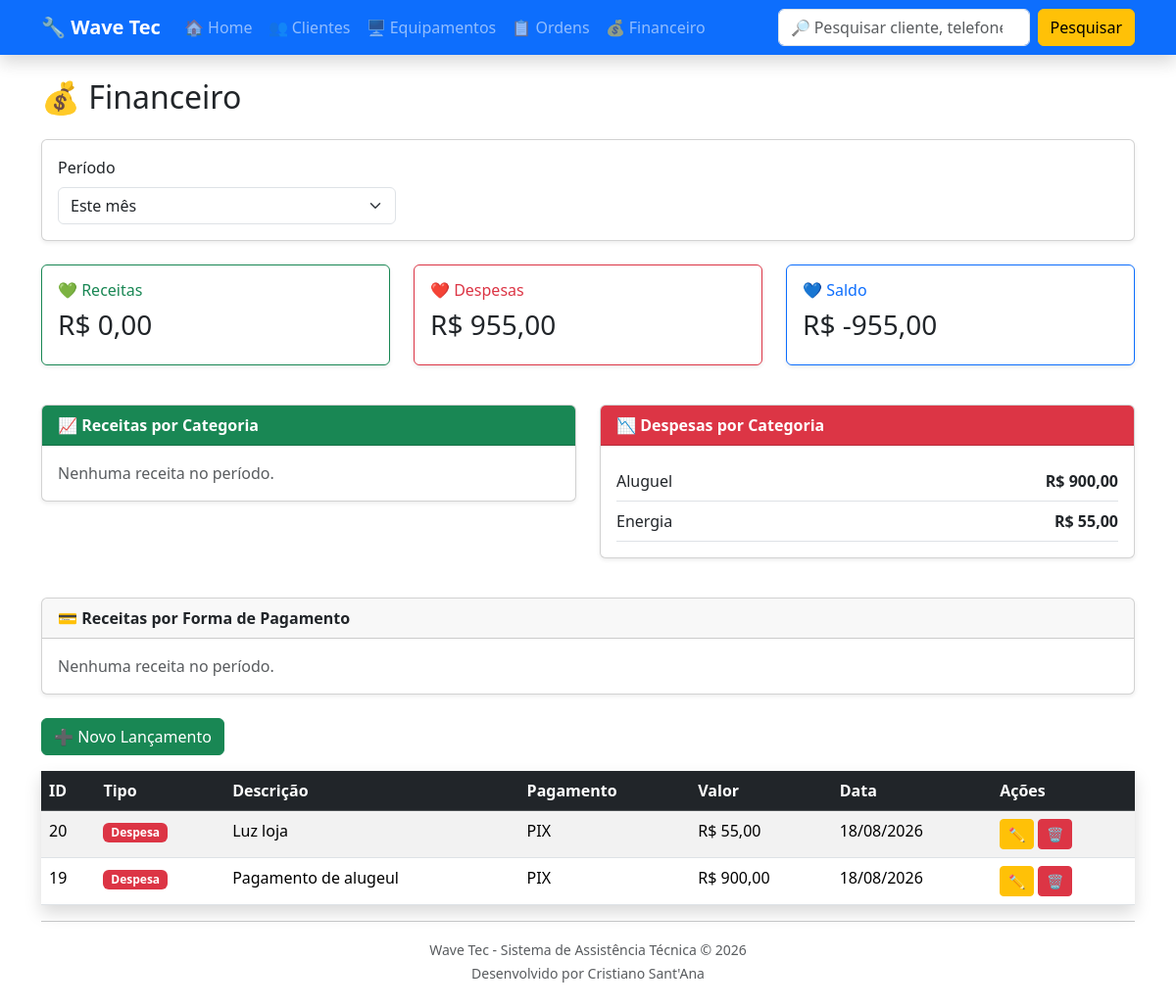
Screenshot of /financeiro/ with the database file from the repository.
### financeiro/models.py (models this page shows, shortened)
class Lancamento(models.Model):
    TIPO_CHOICES = [
        ("RECEITA", "Receita"),
        ("DESPESA", "Despesa"),
    ]
    CATEGORIA_CHOICES = [
        ("SERVICOS", "Serviços"),
        ("PECAS", "Peças"),
        ("ENERGIA", "Energia"),
        ("ALUGUEL", "Aluguel"),
        ("MATERIAL", "Material"),
        ("OUTROS", "Outros"),
    ]
    FORMA_PAGAMENTO = [
        ("DINHEIRO", "Dinheiro"),
        ("PIX", "PIX"),
        ("CARTAO", "Cartão"),
        ("TRANSFERENCIA", "Transferência"),
    ]
    tipo = models.CharField(
        max_length=10,
        choices=TIPO_CHOICES
    )
    categoria = models.CharField(
        max_length=20,
        choices=CATEGORIA_CHOICES,
        default="OUTROS"
    )
    descricao = models.CharField(
        max_length=200
    )
    valor = models.DecimalField(
        max_digits=10,
        decimal_places=2
    )
    data = models.DateField(
        auto_now_add=True
    )
    forma_pagamento = models.CharField(
        max_length=20,
        choices=FORMA_PAGAMENTO
    )
    observacoes = models.TextField(
        blank=True
    )
    ordem = models.OneToOneField(
        OrdemServico,
        on_delete=models.SET_NULL,
        null=True,
        blank=True,
        related_name="lancamento_financeiro"
    )
    criado_em = models.DateTimeField(
        auto_now_add=True
    )
    class Meta:
        ordering = ["-data", "-id"]
        verbose_name = "Lançamento"
        verbose_name_plural = "Financeiro"

### financeiro/views.py (the view, shortened to what this page needs)
def lista_financeiro(request):
    hoje = timezone.localdate()
    periodo = request.GET.get("periodo", "mes")
    data_inicio = request.GET.get("data_inicio", "")
    data_fim = request.GET.get("data_fim", "")
    lancamentos = Lancamento.objects.all()
    if periodo == "hoje":
        lancamentos = lancamentos.filter(
            data=hoje
        )
    elif periodo == "mes":
        lancamentos = lancamentos.filter(
            data__year=hoje.year,
            data__month=hoje.month
        )
    elif periodo == "ano":
        lancamentos = lancamentos.filter(
            data__year=hoje.year
        )
    lancamentos = lancamentos.order_by(
        "-data",
        "-id"
    )
    total_receitas = (
        lancamentos
        .filter(tipo="RECEITA")
        .aggregate(total=Sum("valor"))
        ["total"]
        or Decimal("0.00")
    )
    total_despesas = (
        lancamentos
        .filter(tipo="DESPESA")
        .aggregate(total=Sum("valor"))
        ["total"]
        or Decimal("0.00")
    )
    saldo = total_receitas - total_despesas
    receitas_categoria = (
        lancamentos
        .filter(tipo="RECEITA")
        .values("categoria")
        .annotate(total=Sum("valor"))
        .order_by("-total")
    )
    despesas_categoria = (
        lancamentos
        .filter(tipo="DESPESA")
        .values("categoria")
        .annotate(total=Sum("valor"))
        .order_by("-total")
    )
    for item in despesas_categoria:
        item["categoria_nome"] = dict(
            Lancamento.CATEGORIA_CHOICES
        ).get(
            item["categoria"],
            item["categoria"]
        )
    formas_pagamento = {}
    for lancamento in lancamentos.filter(tipo="RECEITA"):
        forma = lancamento.get_forma_pagamento_display()
        if forma not in formas_pagamento:
            formas_pagamento[forma] = Decimal("0.00")
        formas_pagamento[forma] += lancamento.valor
    formas_pagamento = sorted(
        [
            {
                "forma_pagamento": forma,
                "total": total,
            }
            for forma, total in formas_pagamento.items()
        ],
        key=lambda item: item["total"],
        reverse=True
    )
    return render(
        request,
        "financeiro/lista_financeiro.html",
        {
            "lancamentos": lancamentos,
            "total_receitas": total_receitas,
            "total_despesas": total_despesas,
            "saldo": saldo,
            "receitas_categoria": receitas_categoria,
            "despesas_categoria": despesas_categoria,
            "formas_pagamento": formas_pagamento,
            "periodo": periodo,
            "data_inicio": data_inicio,
            "data_fim": data_fim,
        }
    )

### financeiro/templates/financeiro/lista_financeiro.html (shortened to what this page needs)
{% extends "base.html" %}
{% block content %}
<h2 class="mb-4">
    💰 Financeiro
</h2>
<div class="card shadow-sm mb-4">
    <div class="card-body">
        <form method="GET">
            <div class="row align-items-end">
                <div class="col-md-4">
                    <label class="form-label">
                        Período
                    </label>
                    <select
                        name="periodo"
                        class="form-select"
                        onchange="this.form.submit()">
                        <option
                            value="mes"
                            {% if periodo == "mes" %}selected{% endif %}>
                            Este mês
                        </option>
                    </select>
                </div>
            </div>
        </form>
    </div>
</div>
<div class="row mb-4">
    <div class="col-md-4 mb-3">
        <div class="card shadow-sm border-success">
            <div class="card-body">
                <h6 class="text-success">
                    💚 Receitas
                </h6>
                <h3>
                    R$ {{ total_receitas|floatformat:2 }}
                </h3>
            </div>
        </div>
    </div>
    <div class="col-md-4 mb-3">
        <div class="card shadow-sm border-danger">
            <div class="card-body">
                <h6 class="text-danger">
                    ❤️ Despesas
                </h6>
                <h3>
                    R$ {{ total_despesas|floatformat:2 }}
                </h3>
            </div>
        </div>
    </div>
    <div class="col-md-4 mb-3">
        <div class="card shadow-sm border-primary">
            <div class="card-body">
                <h6 class="text-primary">
                    💙 Saldo
                </h6>
                <h3>
                    R$ {{ saldo|floatformat:2 }}
                </h3>
            </div>
        </div>
    </div>
</div>
<div class="row mb-4">
    <div class="col-md-6 mb-3">
        <div class="card shadow-sm">
            <div class="card-header bg-success text-white">
                <strong>
                    📈 Receitas por Categoria
                </strong>
            </div>
            <div class="card-body">
                {% if receitas_categoria %}
                    {% for item in receitas_categoria %}
                        <div class="d-flex justify-content-between border-bottom py-2">
                            <span>
                                {{ item.categoria_nome }}
                            </span>
                            <strong>
                                R$ {{ item.total|floatformat:2 }}
                            </strong>
                        </div>
                    {% endfor %}
                {% else %}
                    <p class="text-muted mb-0">
                        Nenhuma receita no período.
                    </p>
                {% endif %}
            </div>
        </div>
    </div>
    <div class="col-md-6 mb-3">
        <div class="card shadow-sm">
            <div class="card-header bg-danger text-white">
                <strong>
                    📉 Despesas por Categoria
                </strong>
            </div>
            <div class="card-body">
                {% if despesas_categoria %}
                    {% for item in despesas_categoria %}
                        <div class="d-flex justify-content-between border-bottom py-2">
                            <span>
                                {{ item.categoria_nome }}
                            </span>
                            <strong>
                                R$ {{ item.total|floatformat:2 }}
                            </strong>
                        </div>
                    {% endfor %}
                {% else %}
                    <p class="text-muted mb-0">
                        Nenhuma despesa no período.
                    </p>
                {% endif %}
            </div>
        </div>
    </div>
</div>
<div class="card shadow-sm mb-4">
    <div class="card-header">
        <strong>
            💳 Receitas por Forma de Pagamento
        </strong>
    </div>
    <div class="card-body">
        {% if formas_pagamento %}
            <div class="row">
                {% for item in formas_pagamento %}
                    <div class="col-md-3 mb-2">
                        <div class="border rounded p-3">
                            <div class="text-muted small">
                                {{ item.forma_pagamento }}
                            </div>
                            <strong>
                                R$ {{ item.total|floatformat:2 }}
                            </strong>
                        </div>
                    </div>
                {% endfor %}
            </div>
        {% else %}
            <p class="text-muted mb-0">
                Nenhuma receita no período.
            </p>
        {% endif %}
    </div>
</div>
<a href="{% url 'novo_lancamento' %}"
class="btn btn-success mb-3">
    ➕ Novo Lançamento
</a>
<table class="table table-striped table-hover shadow">
    <thead class="table-dark">
        <tr>
            <th>ID</th>
            <th>Tipo</th>
            <th>Descrição</th>
            <th>Pagamento</th>
            <th>Valor</th>
            <th>Data</th>
            <th>Ações</th>
        </tr>
    </thead>
    <tbody>
        {% for lancamento in lancamentos %}
        <tr>
            <td>
                {{ lancamento.id }}
            </td>
            <td>
                {% if lancamento.tipo == "RECEITA" %}
                    <span class="badge bg-success">
                        Receita
                    </span>
                {% else %}
                    <span class="badge bg-danger">
                        Despesa
                    </span>
                {% endif %}
            </td>
            <td>
                {{ lancamento.descricao }}
            </td>
            <td>
                {{ lancamento.forma_pagamento }}
            </td>
            <td>
                R$ {{ lancamento.valor }}
            </td>
            <td>
                {{ lancamento.data|date:"d/m/Y" }}
            </td>
            <td>
                <a
                    href="{% url 'editar_lancamento' lancamento.id %}"
                    class="btn btn-sm btn-warning">
                    ✏️
                </a>
                <a
                    href="{% url 'excluir_lancamento' lancamento.id %}"
                    class="btn btn-sm btn-danger">
                    🗑
                </a>
            </td>
        </tr>
        {% empty %}
        <tr>
            <td colspan="7" class="text-center">
                Nenhum lançamento cadastrado.
            </td>
        </tr>
        {% endfor %}
    </tbody>
</table>
{% endblock %}

### rows the page displays
Lancamento: id "20", tipo "Despesa", descricao "Luz loja", forma_pagamento "PIX", valor "55,00", data "18/08/2026"
Lancamento: id "19", tipo "Despesa", descricao "Pagamento de alugeul", forma_pagamento "PIX", valor "900,00", data "18/08/2026"

### other values shown
{{ total_receitas|floatformat:2 }} "0,00"
{{ total_despesas|floatformat:2 }} "955,00"
{{ saldo|floatformat:2 }} "-955,00"
{{ item.categoria_nome }} "Aluguel" "Energia"
{{ item.total|floatformat:2 }} "900,00" "55,00"
